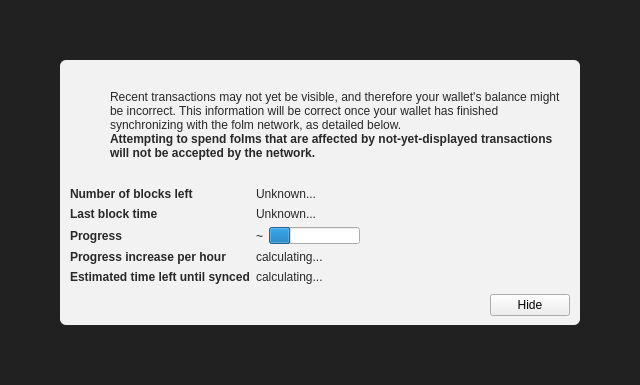
<?xml version="1.0" encoding="UTF-8"?>
<ui version="4.0">
 <class>ModalOverlay</class>
 <widget class="ModalOverlay" name="ModalOverlay">
  <property name="geometry">
   <rect>
    <x>0</x>
    <y>0</y>
    <width>640</width>
    <height>385</height>
   </rect>
  </property>
  <property name="windowTitle">
   <string>Form</string>
  </property>
  <layout class="QVBoxLayout" name="verticalLayout" stretch="0">
   <property name="sizeConstraint">
    <enum>QLayout::SetDefaultConstraint</enum>
   </property>
   <property name="leftMargin">
    <number>0</number>
   </property>
   <property name="topMargin">
    <number>0</number>
   </property>
   <property name="rightMargin">
    <number>0</number>
   </property>
   <property name="bottomMargin">
    <number>0</number>
   </property>
   <item>
    <widget class="QWidget" name="bgWidget" native="true">
     <property name="styleSheet">
      <string notr="true">#bgWidget { background: rgba(0,0,0,220); }</string>
     </property>
     <layout class="QVBoxLayout" name="verticalLayoutMain" stretch="1">
      <property name="leftMargin">
       <number>60</number>
      </property>
      <property name="topMargin">
       <number>60</number>
      </property>
      <property name="rightMargin">
       <number>60</number>
      </property>
      <property name="bottomMargin">
       <number>60</number>
      </property>
      <item>
       <widget class="QWidget" name="contentWidget" native="true">
        <property name="styleSheet">
         <string notr="true">#contentWidget { background: rgba(255,255,255,240); border-radius: 6px; }

QLabel { color: rgb(40,40,40);  }</string>
        </property>
        <layout class="QVBoxLayout" name="verticalLayoutSub" stretch="1,0,0,0">
         <property name="spacing">
          <number>0</number>
         </property>
         <property name="leftMargin">
          <number>10</number>
         </property>
         <property name="topMargin">
          <number>10</number>
         </property>
         <property name="rightMargin">
          <number>10</number>
         </property>
         <property name="bottomMargin">
          <number>10</number>
         </property>
         <item>
          <layout class="QHBoxLayout" name="horizontalLayoutIconText" stretch="0,1">
           <property name="topMargin">
            <number>20</number>
           </property>
           <item>
            <layout class="QVBoxLayout" name="verticalLayoutIcon">
             <property name="leftMargin">
              <number>0</number>
             </property>
             <item>
              <widget class="QPushButton" name="warningIcon">
               <property name="enabled">
                <bool>false</bool>
               </property>
               <property name="text">
                <string/>
               </property>
               <property name="icon">
                <iconset>
                 <normaloff>:/icons/warning</normaloff>
                 <disabledoff>:/icons/warning</disabledoff>:/icons/warning</iconset>
               </property>
               <property name="iconSize">
                <size>
                 <width>48</width>
                 <height>48</height>
                </size>
               </property>
               <property name="flat">
                <bool>true</bool>
               </property>
              </widget>
             </item>
             <item>
              <spacer name="verticalSpacerWarningIcon">
               <property name="orientation">
                <enum>Qt::Vertical</enum>
               </property>
               <property name="sizeHint" stdset="0">
                <size>
                 <width>20</width>
                 <height>40</height>
                </size>
               </property>
              </spacer>
             </item>
            </layout>
           </item>
           <item>
            <layout class="QVBoxLayout" name="verticalLayoutInfoText">
             <property name="leftMargin">
              <number>0</number>
             </property>
             <property name="topMargin">
              <number>0</number>
             </property>
             <item>
              <widget class="QLabel" name="infoText">
               <property name="text">
                <string>Recent transactions may not yet be visible, and therefore your wallet's balance might be incorrect. This information will be correct once your wallet has finished synchronizing with the folm network, as detailed below.</string>
               </property>
               <property name="textFormat">
                <enum>Qt::RichText</enum>
               </property>
               <property name="wordWrap">
                <bool>true</bool>
               </property>
              </widget>
             </item>
             <item>
              <widget class="QLabel" name="infoTextStrong">
               <property name="font">
                <font>
                 <weight>75</weight>
                 <bold>true</bold>
                </font>
               </property>
               <property name="text">
                <string>Attempting to spend folms that are affected by not-yet-displayed transactions will not be accepted by the network.</string>
               </property>
               <property name="textFormat">
                <enum>Qt::RichText</enum>
               </property>
               <property name="wordWrap">
                <bool>true</bool>
               </property>
              </widget>
             </item>
             <item>
              <spacer name="verticalSpacerInTextSpace">
               <property name="orientation">
                <enum>Qt::Vertical</enum>
               </property>
               <property name="sizeHint" stdset="0">
                <size>
                 <width>20</width>
                 <height>40</height>
                </size>
               </property>
              </spacer>
             </item>
            </layout>
           </item>
          </layout>
         </item>
         <item>
          <spacer name="verticalSpacerAfterText">
           <property name="orientation">
            <enum>Qt::Vertical</enum>
           </property>
           <property name="sizeHint" stdset="0">
            <size>
             <width>20</width>
             <height>40</height>
            </size>
           </property>
          </spacer>
         </item>
         <item>
          <layout class="QFormLayout" name="formLayout">
           <property name="fieldGrowthPolicy">
            <enum>QFormLayout::FieldsStayAtSizeHint</enum>
           </property>
           <property name="horizontalSpacing">
            <number>6</number>
           </property>
           <property name="verticalSpacing">
            <number>6</number>
           </property>
           <property name="topMargin">
            <number>10</number>
           </property>
           <item row="0" column="0">
            <widget class="QLabel" name="labelNumberOfBlocksLeft">
             <property name="font">
              <font>
               <weight>75</weight>
               <bold>true</bold>
              </font>
             </property>
             <property name="text">
              <string>Number of blocks left</string>
             </property>
            </widget>
           </item>
           <item row="0" column="1">
            <widget class="QLabel" name="numberOfBlocksLeft">
             <property name="text">
              <string>Unknown...</string>
             </property>
            </widget>
           </item>
           <item row="1" column="0">
            <widget class="QLabel" name="labelLastBlockTime">
             <property name="font">
              <font>
               <weight>75</weight>
               <bold>true</bold>
              </font>
             </property>
             <property name="text">
              <string>Last block time</string>
             </property>
            </widget>
           </item>
           <item row="1" column="1">
            <widget class="QLabel" name="newestBlockDate">
             <property name="sizePolicy">
              <sizepolicy hsizetype="Maximum" vsizetype="Preferred">
               <horstretch>0</horstretch>
               <verstretch>0</verstretch>
              </sizepolicy>
             </property>
             <property name="text">
              <string>Unknown...</string>
             </property>
            </widget>
           </item>
           <item row="2" column="0">
            <widget class="QLabel" name="labelSyncDone">
             <property name="font">
              <font>
               <weight>75</weight>
               <bold>true</bold>
              </font>
             </property>
             <property name="text">
              <string>Progress</string>
             </property>
            </widget>
           </item>
           <item row="2" column="1">
            <layout class="QHBoxLayout" name="horizontalLayoutSync" stretch="0,1">
             <item>
              <widget class="QLabel" name="percentageProgress">
               <property name="text">
                <string notr="true">~</string>
               </property>
              </widget>
             </item>
             <item>
              <widget class="QProgressBar" name="progressBar">
               <property name="value">
                <number>24</number>
               </property>
               <property name="format">
                <string/>
               </property>
              </widget>
             </item>
            </layout>
           </item>
           <item row="4" column="0">
            <widget class="QLabel" name="labelProgressIncrease">
             <property name="font">
              <font>
               <weight>75</weight>
               <bold>true</bold>
              </font>
             </property>
             <property name="text">
              <string>Progress increase per hour</string>
             </property>
            </widget>
           </item>
           <item row="4" column="1">
            <widget class="QLabel" name="progressIncreasePerH">
             <property name="text">
              <string>calculating...</string>
             </property>
            </widget>
           </item>
           <item row="5" column="0">
            <widget class="QLabel" name="labelEstimatedTimeLeft">
             <property name="font">
              <font>
               <weight>75</weight>
               <bold>true</bold>
              </font>
             </property>
             <property name="text">
              <string>Estimated time left until synced</string>
             </property>
            </widget>
           </item>
           <item row="5" column="1">
            <widget class="QLabel" name="expectedTimeLeft">
             <property name="text">
              <string>calculating...</string>
             </property>
            </widget>
           </item>
          </layout>
         </item>
         <item>
          <layout class="QHBoxLayout" name="horizontalLayoutButtons">
           <property name="leftMargin">
            <number>10</number>
           </property>
           <property name="topMargin">
            <number>10</number>
           </property>
           <item>
            <spacer name="horizontalSpacer">
             <property name="orientation">
              <enum>Qt::Horizontal</enum>
             </property>
             <property name="sizeHint" stdset="0">
              <size>
               <width>40</width>
               <height>20</height>
              </size>
             </property>
            </spacer>
           </item>
           <item>
            <widget class="QPushButton" name="closeButton">
             <property name="text">
              <string>Hide</string>
             </property>
            </widget>
           </item>
          </layout>
         </item>
        </layout>
       </widget>
      </item>
     </layout>
    </widget>
   </item>
  </layout>
 </widget>
 <customwidgets>
  <customwidget>
   <class>ModalOverlay</class>
   <extends>QWidget</extends>
   <header>qt/modaloverlay.h</header>
   <container>1</container>
  </customwidget>
 </customwidgets>
 <resources/>
 <connections/>
</ui>
